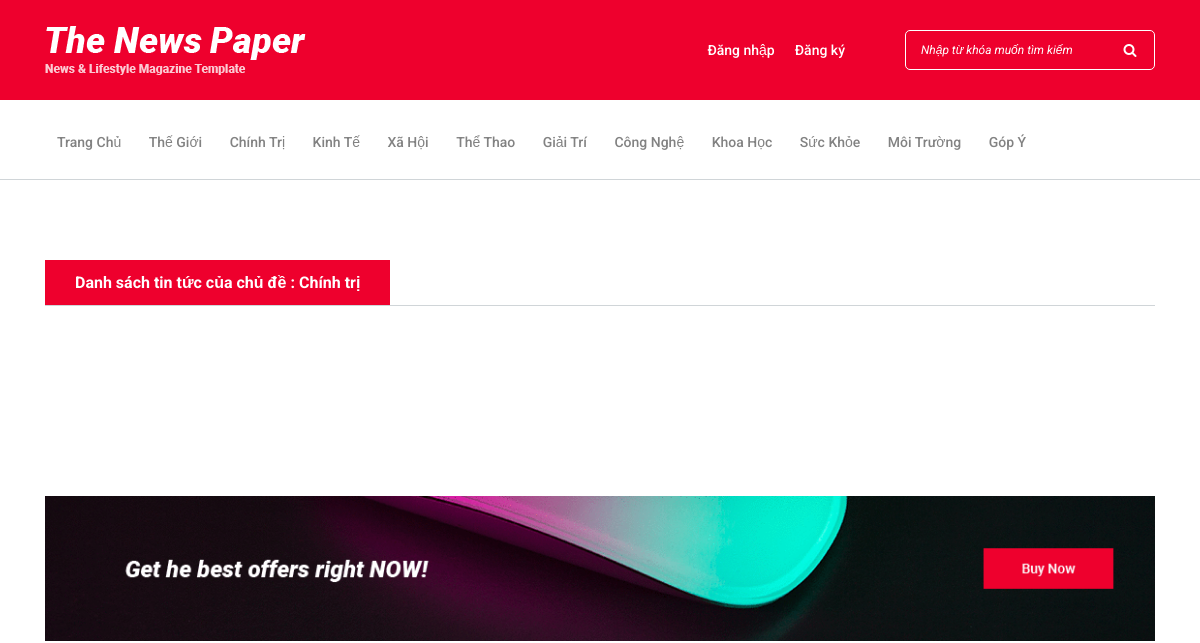
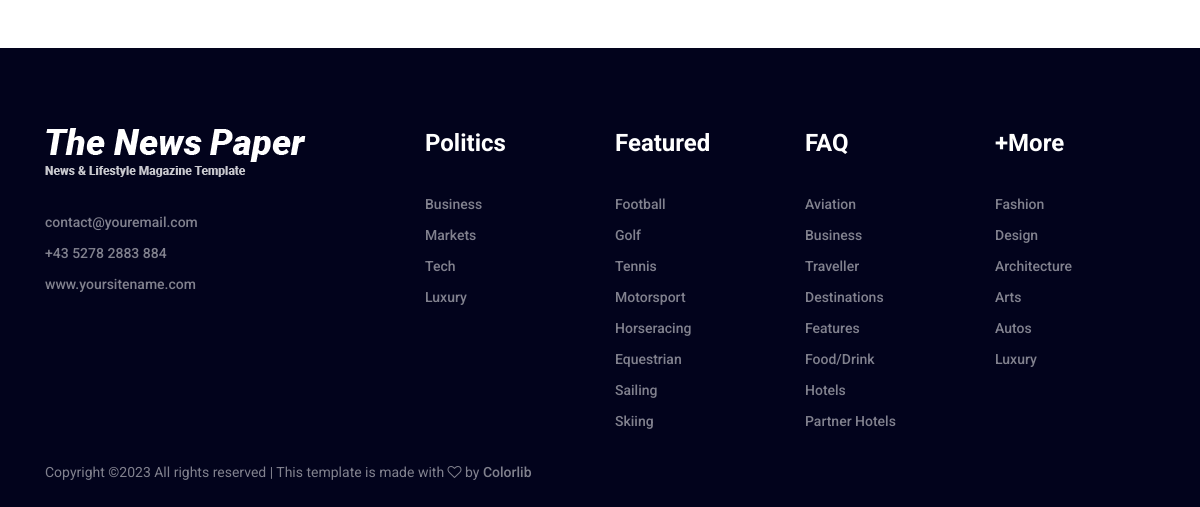
The page /user/chude.php?id=2 on the database as committed earlier (2 pictures, top to bottom).
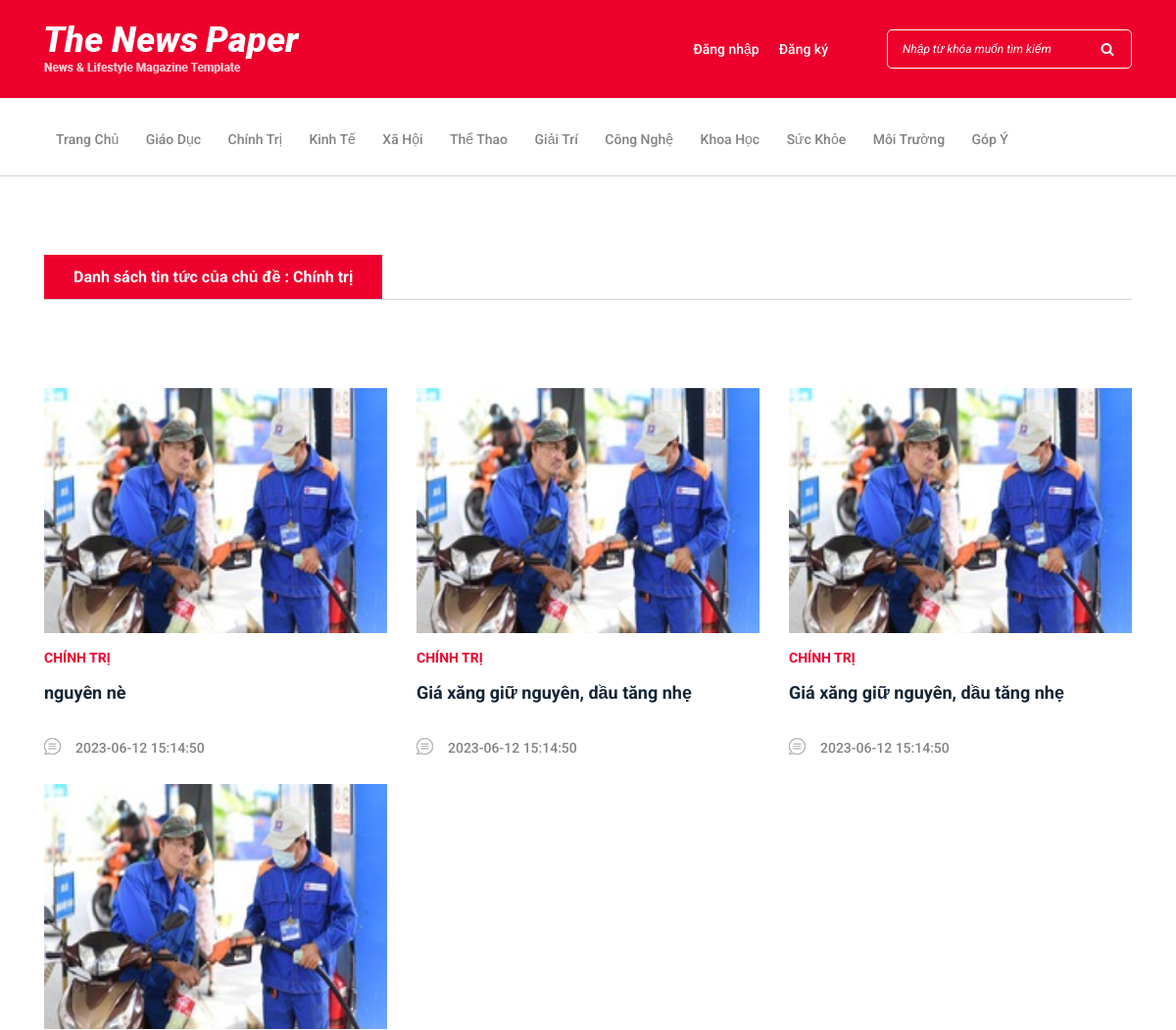
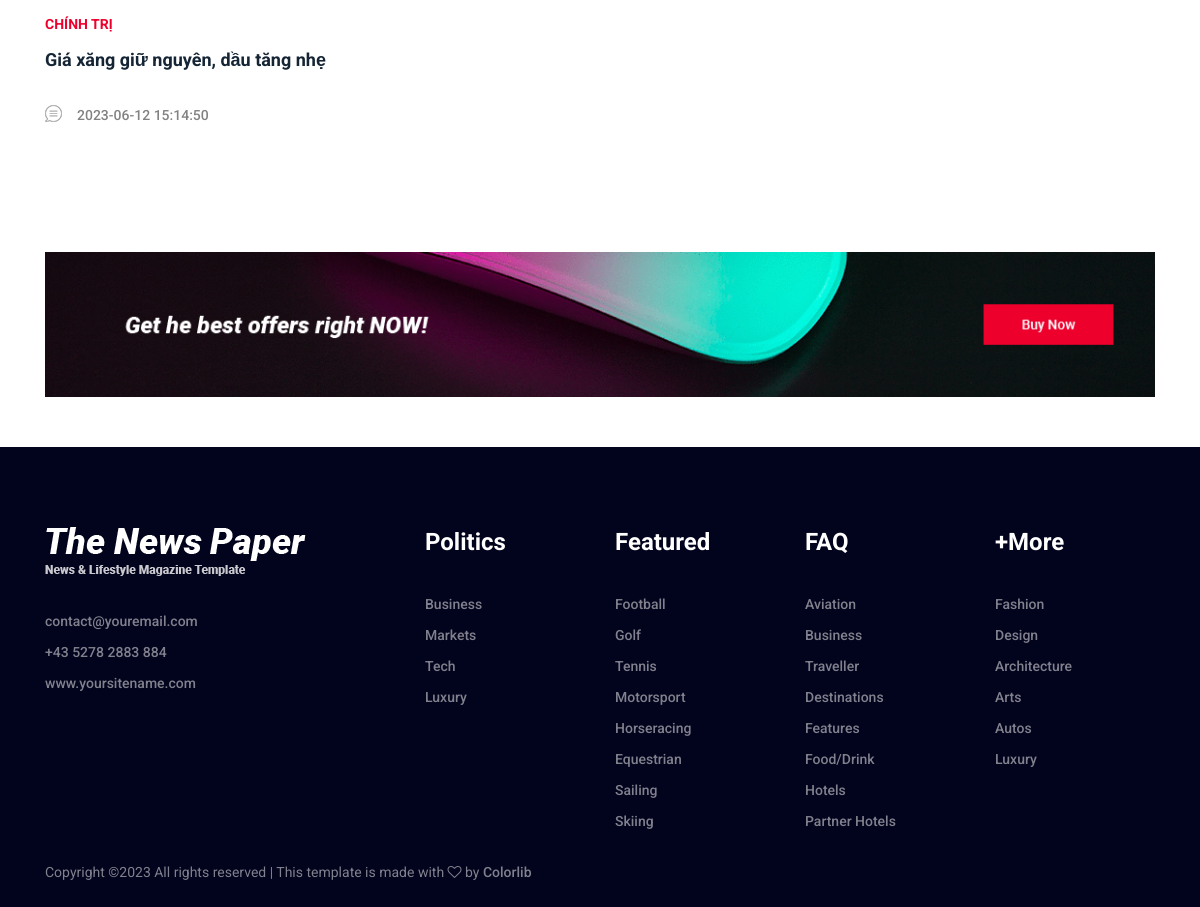
The same page on the database as committed later (2 pictures, top to bottom).
### tables this page shows
CREATE TABLE `chude` (
  `id` int(11) NOT NULL,
  `ten` varchar(255) NOT NULL
);

CREATE TABLE `tintuc` (
  `id` int(11) NOT NULL,
  `chude_id` int(11) DEFAULT NULL,
  `tieude` varchar(255) NOT NULL,
  `anh` varchar(500) NOT NULL,
  `noidung` text DEFAULT NULL,
  `ngay` datetime NOT NULL DEFAULT current_timestamp(),
  `nguoidung_id` int(11) NOT NULL
);

### user/chude.php (the view, shortened to what this page needs)
<!DOCTYPE html>
<html lang="en">
  <head>
  <?php include('inc/head.php')?>
  </head>
  <body>
    <?php include('inc/header.php')?>
    <?php if(isset($_GET["id"])){
      $id = $_GET["id"];
      $sqlloai = "
        SELECT *
        FROM chude
        WHERE id = '".$id."'
    ";
$queryloai = mysqli_query($connect, $sqlloai);
$row = mysqli_fetch_array($queryloai);
    }
?>
    <div class="popular-news-area section-padding-80-50">
      <div class="container">
        <div class="row">
          <div class="col-12 col-lg-12">
            <div class="section-heading">
              <h6>Danh sách tin tức của chủ đề : <?php echo $row['ten'] ?></h6>
            </div>
            <div class="row">
                        <?php
                            $tintuc = "SELECT a.*, b.ten
                            FROM tintuc as a, chude as b
                            WHERE a.chude_id = b.id
                            AND a.chude_id = '".$id."'
                            ORDER BY a.id DESC";
                            $resultbd = mysqli_query($connect, $tintuc);
                            while ($bd = mysqli_fetch_array($resultbd, MYSQLI_ASSOC)) {
                            ?>
                        <div class="col-12 col-md-4">
                            <div class="single-blog-post style-3">
                                <div class="post-thumb">
                                    <a href="chitiet.php?id=<?php echo $bd['id'] ?>"><img style="width: 100%;height: 250px;" src="../admin/image/<?php echo $bd['anh'] ?>" alt=""></a>
                                </div>
                                <div class="post-data">
                                    <a href="chude.php?id=<?php echo $bd['chude_id'] ?>" class="post-catagory"><?php echo $bd['ten'] ?></a>
                                    <a href="chitiet.php?id=<?php echo $bd['id'] ?>" class="post-title">
                                        <h6><?php echo $bd['tieude'] ?></h6>
                                    </a>
                                    <div class="post-meta d-flex align-items-center">
                                        <a href="#" class="post-comment"><img style="margin-left : -20px !important" src="img/core-img/chat.png" alt=""> <span><?php echo $bd['ngay'] ?></span></a>
                                    </div>
                                </div>
                            </div>
                        </div>
                        <?php } ?>
                    </div>
          </div>
        </div>
      </div>
    </div>
    <?php include('inc/footer.php')?>
  </body>
</html>

### user/inc/header.php (shortened to what this page needs)
<?php
include('../admin/inc/connect.php');
?>
<header class="header-area">
<div class="top-header-area">
    <div class="container">
        <div class="row">
            <div class="col-12">
                <div class="top-header-content d-flex align-items-center justify-content-between">
                    <div class="logo">
                        <a href="index.php"><img src="img/core-img/logo.png" alt=""></a>
                    </div>
                    <div class="login-search-area d-flex align-items-center">
                        <?php if (empty($_SESSION['taikhoan'])) { ?>
                        <div class="login d-flex">
                            <a href="dangnhap.php">Đăng nhập</a>
                            <a href="dangnhap.php">Đăng ký</a>
                        </div>
                        <?php } ?>
                        <div class="search-form">
                            <form action="timkiem.php" method="post">
                                <input type="search" name="keyword" class="form-control" placeholder="Nhập từ khóa muốn tìm kiếm">
                                <button type="submit"><i class="fa fa-search" aria-hidden="true"></i></button>
                            </form>
                        </div>
                    </div>
                </div>
            </div>
        </div>
    </div>
</div>
<div class="newspaper-main-menu" id="stickyMenu">
    <div class="classy-nav-container breakpoint-off">
        <div class="container">
            <nav class="classy-navbar justify-content-between" id="newspaperNav">
                <div class="classy-menu">
                    <div class="classynav">
                        <ul>
                            <li ><a href="index.php">Trang chủ</a></li>
                            <?php
                            $chude = mysqli_query($connect, "SELECT * FROM chude");
                            while ($chudes = mysqli_fetch_array($chude, MYSQLI_ASSOC)) {
                            ?>
                            <li ><a href="chude.php?id=<?php echo $chudes['id'] ?>"><?php echo $chudes['ten'] ?></a></li>
                            <?php } ?>
                            <li ><a href="gopy.php">Góp ý</a></li>
                        </ul>
                    </div>
                </div>
            </nav>
        </div>
    </div>
</div>
</header>

Rows that differ between the two databases and show on the page:
changed chude: ten "Thế Giới" → "Giáo Dục"
added tintuc: anh (picture), chude.ten "CHÍNH TRỊ", tieude "nguyên nè", ngay "2023-06-12 15:14:50"
added tintuc: anh (picture), chude.ten "CHÍNH TRỊ", tieude "Giá xăng giữ nguyên, dầu tăng nhẹ", ngay "2023-06-12 15:14:50"
added tintuc: anh (picture), chude.ten "CHÍNH TRỊ", tieude "Giá xăng giữ nguyên, dầu tăng nhẹ", ngay "2023-06-12 15:14:50"
added tintuc: anh (picture), chude.ten "CHÍNH TRỊ", tieude "Giá xăng giữ nguyên, dầu tăng nhẹ", ngay "2023-06-12 15:14:50"
